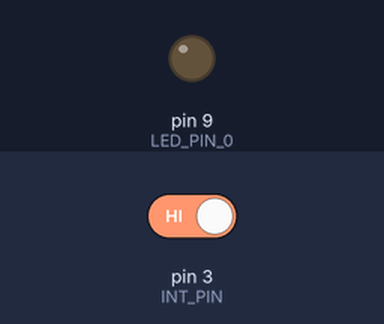
A sketch run on a simulated Arduino Uno, built with avr-gcc and run on an emulated ATmega328P. Shown: output pins drawn as LEDs (lit = HIGH). Dashed ring = blinking. The test bench sets the inputs (shaded band); at power-on: pin 3 (INT_PIN) HIGH.

Above: at 1.2 s.
1.3 s: pin 3 (INT_PIN) driven LOW
At 1.6 s:
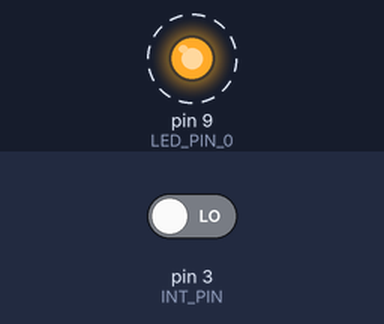
Timing chart, 0 to 10.3 s (numbered marks = the images above; inputs shaded):
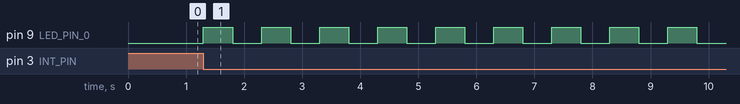

The sketch:

Lab_9_Ex_1.ino
```cpp
#define LED_PIN_0 9
#define INT_PIN   3

int count;
int button = 0;

void setup()
{
  pinMode(LED_PIN_0, OUTPUT);
  pinMode(INT_PIN, INPUT);
  attachInterrupt(digitalPinToInterrupt(INT_PIN),
                   ISR_Callback, FALLING);
  count = 0;
}

void loop()
{
  if(count == 0)
  {
    digitalWrite(LED_PIN_0, LOW);
  }
  else if((count%3) == 0)
  {
    digitalWrite(LED_PIN_0, HIGH);
    delay(1500);
    digitalWrite(LED_PIN_0, LOW);
    delay(1500);
  }
  else if((count%3) == 1)
  {
    digitalWrite(LED_PIN_0, HIGH);
    delay(500);
    digitalWrite(LED_PIN_0, LOW);
    delay(500);
  }
  else if((count%3) == 2)
  {
    digitalWrite(LED_PIN_0, HIGH);
    delay(1000);
    digitalWrite(LED_PIN_0, LOW);
    delay(1000);
  }
}

void ISR_Callback()
{
  count++;
}
```

Measured:
- after the input at 1.3 s, pin 9 (LED_PIN_0): alternates HIGH for 0.50 s and LOW for 0.50 s, starting at once
